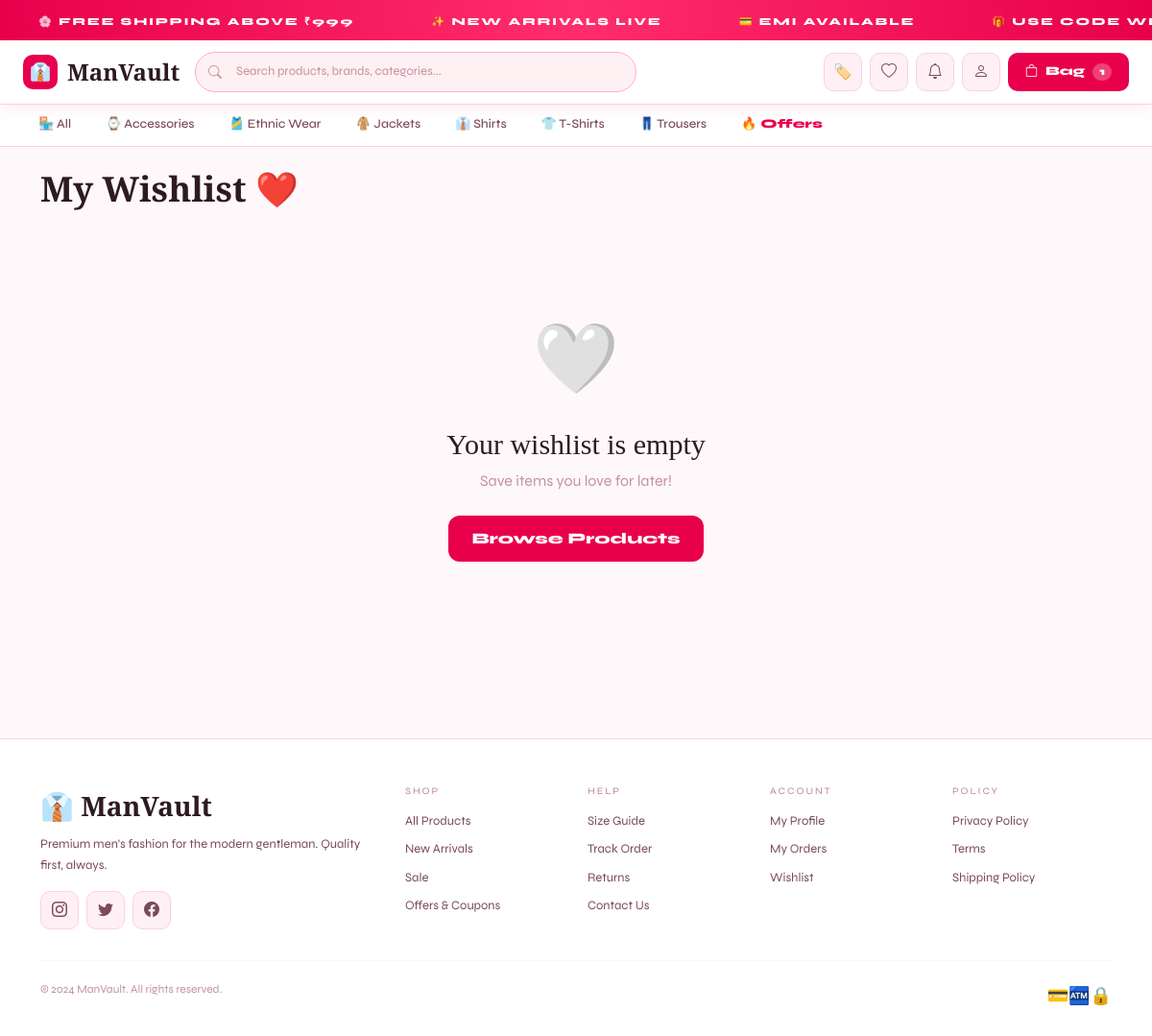
The app's page /wishlist/ (signed in) with its own data.
### store/models.py (models this page shows, shortened)
class Category(models.Model):
    name = models.CharField(max_length=100)
    slug = models.SlugField(unique=True)
    description = models.TextField(blank=True)
    image = models.ImageField(upload_to='categories/', blank=True, null=True)
    icon = models.CharField(max_length=10, default='👕')
    is_active = models.BooleanField(default=True)
    created_at = models.DateTimeField(auto_now_add=True)
    class Meta:
        verbose_name_plural = 'Categories'
        ordering = ['name']

### store/views.py (the view)
# urls.py: path('wishlist/', views.wishlist_view, name='wishlist'),
@login_required
def wishlist_view(request):
    wl, _ = Wishlist.objects.get_or_create(user=request.user)
    return render(request, 'store/wishlist.html', {'wishlist': wl})

### accounts/models.py (called while the page is built)
    @property
    def full_name(self):
        return f"{self.first_name} {self.last_name}".strip() or self.username

### store/context_processors.py (called while the page is built)
def cart_processor(request):
    cart_count = 0
    try:
        if request.user.is_authenticated:
            cart = Cart.objects.filter(user=request.user).first()
        else:
            sk = request.session.session_key
            cart = Cart.objects.filter(session_key=sk, user=None).first() if sk else None
        if cart: cart_count = cart.item_count
    except: pass
    return {'cart_count': cart_count}

def wishlist_processor(request):
    wishlist_count = 0
    try:
        if request.user.is_authenticated:
            wl = Wishlist.objects.filter(user=request.user).first()
            if wl: wishlist_count = wl.products.count()
    except: pass
    return {'wishlist_count': wishlist_count}

def common_processor(request):
    cats_for_nav = []
    notif_count = 0
    try:
        cats_for_nav = Category.objects.filter(is_active=True)[:8]
        if request.user.is_authenticated:
            notif_count = request.user.notifications.filter(is_read=False).count()
    except: pass
    return {'cats_for_nav': cats_for_nav, 'notif_count': notif_count}

### store/models.py (called while the page is built)
    @property
    def item_count(self):
        return sum(item.quantity for item in self.items.all())

### templates/store/wishlist.html
{% extends 'base.html' %}{% block title %}My Wishlist — ManVault{% endblock %}
{% block content %}
<div class="container py-4">
  <h1 class="section-title mb-4">My Wishlist ❤️</h1>
  {% if wishlist.products.exists %}
  <div class="row g-3">
    {% for p in wishlist.products.all %}{% include 'store/partials/product_card.html' %}{% endfor %}
  </div>
  {% else %}
  <div style="text-align:center;padding:80px 0">
    <div style="font-size:72px;margin-bottom:16px">🤍</div>
    <h2 style="font-family:'Cormorant Garamond',serif;font-size:30px;margin-bottom:8px">Your wishlist is empty</h2>
    <p style="color:var(--tx3);margin-bottom:24px">Save items you love for later!</p>
    <a href="{% url 'store:shop' %}" class="mv-btn">Browse Products</a>
  </div>
  {% endif %}
</div>
{% endblock %}

### templates/base.html (shortened to what this page needs)
<!DOCTYPE html>
<html lang="en">
<head>
<link href="https://cdn.jsdelivr.net/npm/bootstrap@5.3.0/dist/css/bootstrap.min.css" rel="stylesheet"/>
<link href="https://cdn.jsdelivr.net/npm/bootstrap-icons@1.11.0/font/bootstrap-icons.css" rel="stylesheet"/>
</head>
<body>
<div class="ticker">
  <div class="ticker-inner">
    {% for _ in "12345678" %}
    <span class="ticker-item">🌸 FREE SHIPPING ABOVE ₹999</span>
    <span class="ticker-item">✨ NEW ARRIVALS LIVE</span>
    <span class="ticker-item">💳 EMI AVAILABLE</span>
    <span class="ticker-item">🎁 USE CODE WELCOME10 — 10% OFF</span>
    {% endfor %}
  </div>
</div>
<nav class="mv-navbar">
  <div class="container-fluid">
    <a href="{% url 'store:home' %}" class="mv-logo">
      <div class="mv-logo-icon">👔</div> ManVault
    </a>
    <div class="nav-search">
      <form action="{% url 'store:shop' %}" method="GET">
        <i class="bi bi-search si"></i>
        <input type="text" name="q" placeholder="Search products, brands, categories..." value="{{ request.GET.q }}">
      </form>
    </div>
    <div class="nav-actions">
      <a href="{% url 'store:offers' %}" class="icon-btn" title="Offers & Coupons">🏷️</a>
      <a href="{% url 'store:wishlist' %}" class="icon-btn" title="Wishlist">
        <i class="bi bi-heart"></i>
      </a>
      {% if user.is_authenticated %}
        <a href="{% url 'notifications:list' %}" class="icon-btn" title="Notifications">
          <i class="bi bi-bell"></i>
        </a>
        <div class="dropdown">
          <div class="icon-btn" data-bs-toggle="dropdown" style="cursor:pointer">
            <i class="bi bi-person"></i>
          </div>
        </div>
      {% else %}
        <a href="{% url 'accounts:login' %}" class="mv-btn-outline" style="padding:8px 14px;font-size:12px">Sign In</a>
      {% endif %}
      <a href="{% url 'store:cart' %}" class="cart-btn">
        <i class="bi bi-bag"></i> Bag
        {% if cart_count %}<span style="background:rgba(255,255,255,.25);border-radius:50px;padding:1px 7px;font-size:11px">{{ cart_count }}</span>{% endif %}
      </a>
    </div>
  </div>
</nav>
<div class="cat-nav">
  <a href="{% url 'store:shop' %}" {% if request.path == '/shop/' %}class="active"{% endif %}>🏪 All</a>
  {% for cat in cats_for_nav %}
  <a href="{% url 'store:category' cat.slug %}">{{ cat.icon }} {{ cat.name }}</a>
  {% endfor %}
  <a href="{% url 'store:offers' %}" style="color:var(--acc);font-weight:800">🔥 Offers</a>
</div>
{% block content %}{% endblock %}
<footer class="mv-footer">
  <div class="container">
    <div class="row g-4">
      <div class="col-lg-4">
        <div class="footer-logo mb-2">👔 ManVault</div>
        <p style="color:var(--tx2);font-size:13px;line-height:1.7">Premium men's fashion for the modern gentleman. Quality first, always.</p>
        <div class="d-flex gap-2 mt-3">
          <div class="icon-btn mv-hover"><i class="bi bi-instagram"></i></div>
          <div class="icon-btn mv-hover"><i class="bi bi-twitter"></i></div>
          <div class="icon-btn mv-hover"><i class="bi bi-facebook"></i></div>
        </div>
      </div>
      <div class="col-sm-4 col-lg-2 footer-links">
        <h6>Shop</h6>
        <a href="{% url 'store:shop' %}">All Products</a>
        <a href="{% url 'store:shop' %}?badge=new">New Arrivals</a>
        <a href="{% url 'store:shop' %}?badge=sale">Sale</a>
        <a href="{% url 'store:offers' %}">Offers & Coupons</a>
      </div>
      <div class="col-sm-4 col-lg-2 footer-links">
        <h6>Help</h6>
        <a href="#">Size Guide</a>
        <a href="#">Track Order</a>
        <a href="#">Returns</a>
        <a href="#">Contact Us</a>
      </div>
      <div class="col-sm-4 col-lg-2 footer-links">
        <h6>Account</h6>
        {% if user.is_authenticated %}
        <a href="{% url 'accounts:profile' %}">My Profile</a>
        <a href="{% url 'orders:order_list' %}">My Orders</a>
        <a href="{% url 'store:wishlist' %}">Wishlist</a>
        {% else %}
        <a href="{% url 'accounts:login' %}">Sign In</a>
        <a href="{% url 'accounts:register' %}">Register</a>
        {% endif %}
      </div>
      <div class="col-lg-2 footer-links">
        <h6>Policy</h6>
        <a href="#">Privacy Policy</a>
        <a href="#">Terms</a>
        <a href="#">Shipping Policy</a>
      </div>
    </div>
    <hr style="border-color:var(--brd2);margin:32px 0 20px">
    <div class="d-flex justify-content-between align-items-center flex-wrap gap-2">
      <p style="color:var(--tx3);font-size:12px">© 2024 ManVault. All rights reserved.</p>
      <div class="d-flex gap-2" style="font-size:18px">💳🏧🔒</div>
    </div>
  </div>
</footer>
</body>
</html>

### templates/base.html (style rules this page uses)
:root { --acc:#E8004D; --acc2:#FF2D6B; --acctx:#FFFFFF; --bg:#FFF8FA; --bg2:#FFFFFF; --bg3:#FFF0F4; --brd:#FFADC8; --brd2:#FFCFDF; --tx:#2D1A22; --tx2:#7A4A5A; --tx3:#C4929F; --card:#FFFFFF; --shadow:rgba(232,0,77,.10); }
* { box-sizing:border-box;margin:0;padding:0 }
body { font-family:'Syne',sans-serif;background:var(--bg);color:var(--tx);min-height:100vh }
a { color:inherit;text-decoration:none }
.mv-btn { background:var(--acc);color:var(--acctx);border:none;border-radius:12px; padding:12px 24px;font-weight:800;cursor:pointer;font-family:'Syne',sans-serif; transition:transform .15s,box-shadow .15s,background .15s; display:inline-flex;align-items:center;gap:8px; }
.section-title { font-family:'Cormorant Garamond',serif; font-size:clamp(22px,3vw,36px);font-weight:700;line-height:1.1;color:var(--tx); }
.ticker { background:linear-gradient(90deg,var(--acc),var(--acc2),var(--acc)); color:#fff;padding:9px 0;overflow:hidden;white-space:nowrap; }
.ticker-inner { display:inline-flex;animation:ticker 28s linear infinite }
.ticker-item { padding:0 40px;font-size:11px;font-weight:800;letter-spacing:2px }
.mv-navbar { background:var(--bg2);border-bottom:1.5px solid var(--brd2); padding:0;position:sticky;top:0;z-index:200; box-shadow:0 2px 16px var(--shadow); }
.mv-navbar .container-fluid { padding:12px 24px;display:flex;align-items:center;gap:16px }
.mv-logo { font-family:'Cormorant Garamond',serif;font-size:24px;font-weight:700; display:flex;align-items:center;gap:10px;color:var(--tx); }
.mv-logo-icon { width:36px;height:36px;background:var(--acc);border-radius:10px; display:flex;align-items:center;justify-content:center;font-size:18px;color:#fff; }
.nav-search { flex:1;max-width:460px;position:relative }
.nav-search input { background:var(--bg3);border:1.5px solid var(--brd);border-radius:50px; padding:10px 16px 10px 42px;color:var(--tx);font-size:13px; width:100%;outline:none;transition:border-color .2s; }
.nav-search input::placeholder { color:var(--tx3) }
.nav-search .si { position:absolute;left:14px;top:50%;transform:translateY(-50%); color:var(--tx3);font-size:14px; }
.nav-actions { display:flex;align-items:center;gap:8px;margin-left:auto }
.icon-btn { background:var(--bg3);border:1.5px solid var(--brd2);border-radius:10px; width:40px;height:40px;display:flex;align-items:center;justify-content:center; cursor:pointer;color:var(--tx2);font-size:16px;position:relative; transition:all .18s; }
.cart-btn { background:var(--acc);color:#fff;border:none;border-radius:10px; padding:10px 18px;font-weight:800;cursor:pointer;font-size:13px; display:flex;align-items:center;gap:8px;transition:all .18s; }
.cat-nav { background:var(--bg2);border-bottom:1.5px solid var(--brd2); padding:0 24px;display:flex;gap:4px;overflow-x:auto; }
.cat-nav a { padding:11px 16px;font-size:13px;color:var(--tx2);white-space:nowrap; border-bottom:2.5px solid transparent;transition:color .2s,border-color .2s; display:flex;align-items:center;gap:6px;font-weight:500; }
.mv-footer { background:#fff;border-top:1.5px solid var(--brd2); padding:48px 0 24px;margin-top:80px; }
.footer-logo { font-family:'Cormorant Garamond',serif;font-size:28px;font-weight:700;color:var(--tx) }
.footer-links h6 { font-size:10px;color:var(--tx3);letter-spacing:2px;text-transform:uppercase;margin-bottom:16px }
.footer-links a { display:block;color:var(--tx2);font-size:13px;margin-bottom:10px;transition:color .2s }
.mv-hover { transition:transform .2s,box-shadow .2s }

### records on screen
Category: icon "⌚", name "Accessories"
Category: icon "🎽", name "Ethnic Wear"
Category: icon "🧥", name "Jackets"
Category: icon "👔", name "Shirts"
Category: icon "👕", name "T-Shirts"
Category: icon "👖", name "Trousers"

### other values on screen
{{ cart_count }} "1"
